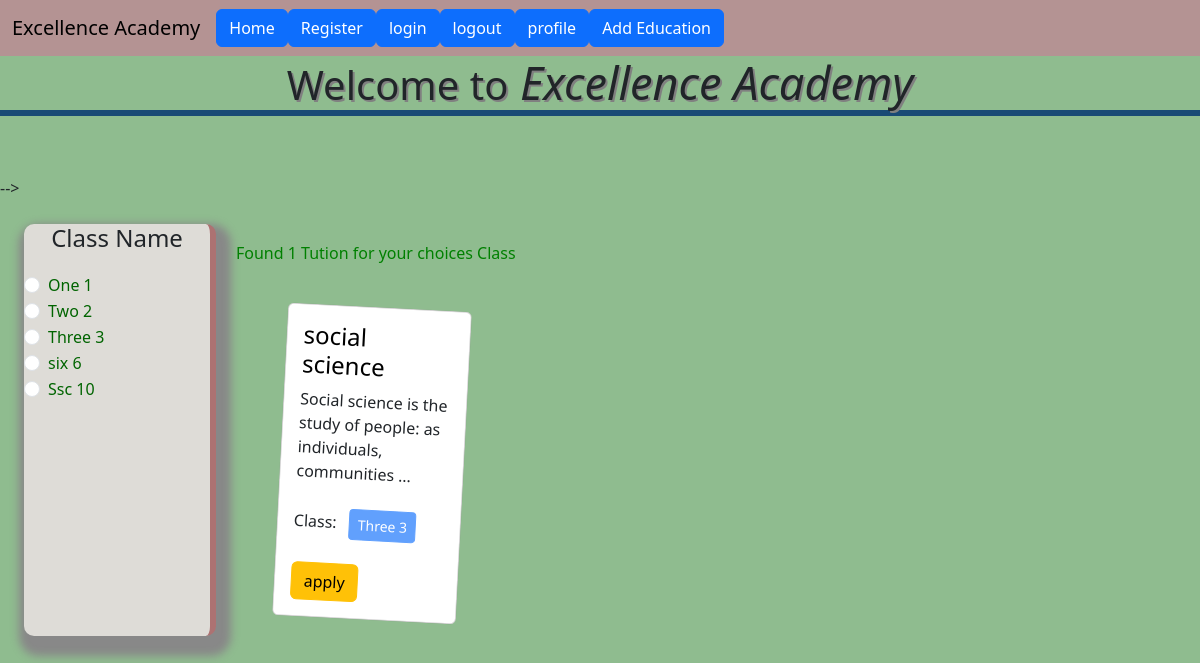
The page /tution/category/three-3 (signed in) on the database its author committed.
### ClassCtg/models.py (models this page shows, shortened)
class Category(models.Model):
    name=models.CharField(max_length=100)
    slug = models.SlugField(max_length=100,unique=True,null=True,blank=True)

### Tution/models.py (models this page shows, shortened)
class Tution(models.Model):
    title=models.CharField(max_length=50)
    content=models.TextField()
    category=models.ManyToManyField(Category)  # ekta post multiple categorir moddeh thakteh pare abar akta categorir moddeh multiple post takte pareh
    TutionApprove=models.BooleanField(default=False)

### Tution/views.py (the view)
# urls.py: 2. Add a URL to urlpatterns:  path('', views.home, name='home')
def home(request,category_slug=None):
    data = models.Tution.objects.all()
    if category_slug is not None:
        category =Category.objects.get(slug=category_slug)
        data=models.Tution.objects.filter(category=category)
    catgories=Category.objects.all()
    return render(request,'home.html',{'data':data,'category':catgories})

### templates/home.html (shortened to what this page needs)
{% extends "base.html" %}
{% block content %}
    <h1 style="text-align: center; text-shadow: 2px 2px gray; border-bottom: 6px solid rgb(25, 74, 117); margin-bottom: 60px;"  >Welcome to<i class="material-icons" style="font-size:45px;"> Excellence Academy</i></h1>  -->
    {% if user.is_authenticated %}
<div class="d-flex flex-wrap p-4">
    <div class="col-2"
        style="background-color:rgb(222, 220, 215); border-radius: 10px; border-right: 6px solid rgb(173, 114, 114); box-shadow: 5px 10px 8px 10px #888888;">
        <h4 style="text-align: center;margin-bottom: 20px;">Class Name</h4>
        {% for cat in category %}
        <div class="form-check">
            <input class="form-check-input" type="radio" name="category" id="{{cat.id}}">
            <label class="form-check-label" for="{{cat.id}}">
                <a href="{% url 'category_wise_post' cat.slug %}"
                    style="text-decoration: none; margin-bottom: 100px; color:darkgreen;">{{cat.name}}</a>
            </label>
        </div>
        {% endfor %}
    </div>
    <div class="col-10">
        <h6 style="padding: 20px; color: green;">Found {{ data | length }} Tution for your choices Class</h6>
        <div class="d-flex flex-wrap  px-5 ">
            {% for post in data %}
            <div class="col-sm-3 p-3">
                <div class="card" style="transform: rotate(3deg); position: relative;
                animation: mymove 5s infinite; @keyframes mymove {
  from {top: 0px;}
  to {top: 200px;}
}">
                    <div class="card-body">
                        <h4 class="card-title"><a href="{% comment %}{% url 'details' post.id %}{% endcomment %}"
                                style="text-decoration: none ;color: black;">{{post.title}}</a></h4>
                        <p class="card-text">{{post.content | truncatewords:10}}</p>
                        <p>Class: {% for cat in post.category.all %}
                            <button class="btn btn-primary btn-sm m-2" disabled>{{cat.name}}</button>
                            {% endfor %}
                        </p>
                        <a class="btn btn-warning" href="tution/apply">apply</a>
                    </div>
                </div>
            </div>
            {% endfor %}
        </div>
    </div>
</div>
{% endif %}
{% endblock content %}

### rows shown on the page
Category: name "One 1"
Category: name "Two 2"
Category: name "Three 3"
Category: name "six 6"
Category: name "Ssc 10"
Tution: title "social science", content "Social science is the study of people: as individuals, communities …"

### other values the page prints
{{ data | length }} "1"
